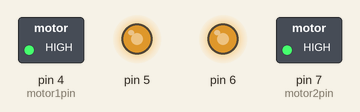
Bench run of a sketch on a simulated Arduino Uno, built with avr-gcc and run on an emulated ATmega328P. On the bench: switched loads named in the sketch (green lamp = pin HIGH), output pins drawn as LEDs (lit = HIGH).

Above: at 0.05 s.
At 1.95 s:
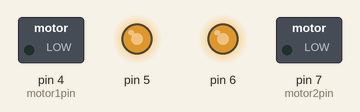
Timing chart, 0 to 3.0 s (numbered marks = the images above):
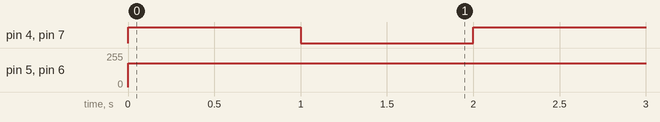

The sketch:

TestL298.ino
```cpp
#define motor1pin 4
#define motor1pwm 5
#define  motor2pin 7
#define motor2pwm 6

void motor(char pin, char pwmpin, char state, int val);

void setup()
{

}
void loop()
{
	motor(motor1pin, motor1pwm, 1, 180);      //µç»ú1ÒÔ180µÄËÙ¶ÈÕý×ª,45¿Ú¿ØÖÆµç»ú1
	motor(motor2pin, motor2pwm, 1, 180);      //µç»ú2ÒÔ180µÄËÙ¶ÈÕý×ª£¬67¿Ú¿ØÖÆµç»ú2

	delay(1000);

	motor(motor1pin, motor1pwm, 2, 180);      //µç»ú1ÒÔ180µÄËÙ¶È·´×ª
	motor(motor2pin, motor2pwm, 2, 180);      //µç»ú2ÒÔ180µÄËÙ¶È·´×ª
	delay(1000);
}


void motor(char pin, char pwmpin, char state, int val)//²ÎÊýpinÊÇÊäÈëµÄ¸ßµÍµçÆ½µÄIO¿Ú£¬pwmpin±íÊ¾ÊäÈëµÄPWM²¨ÐÎµÄIO¿Ú£¬stateÖ¸µç»ú×´Ì¬(Õý×ª»ò·´×ª)£¬valÊÇµ÷ËÙÖµ´óÐ¡0-255
{
	pinMode(pin, OUTPUT);
	if (state == 1)                             //µ±stateÎª1Ê±Õý×ª
	{
		analogWrite(pwmpin, val);
		digitalWrite(pin, 1);
	}
	else if (state == 2)                     //µ±stateÎª2Ê±·´×ª
	{
		analogWrite(pwmpin, val);
		digitalWrite(pin, 0);
	}
	else if (state == 0)                     //µ±stateÎª0Ê±Í£Ö¹
	{
		analogWrite(pwmpin, 0);
		digitalWrite(pin, 0);
	}
}
```

Measured:
- by itself, pin 4 (motor1pin), pin 7 (motor2pin): alternates HIGH for 1.0 s and LOW for 1.0 s
- by itself, pin 5, pin 6: 0/255 → 180/255 at 0.00 s
